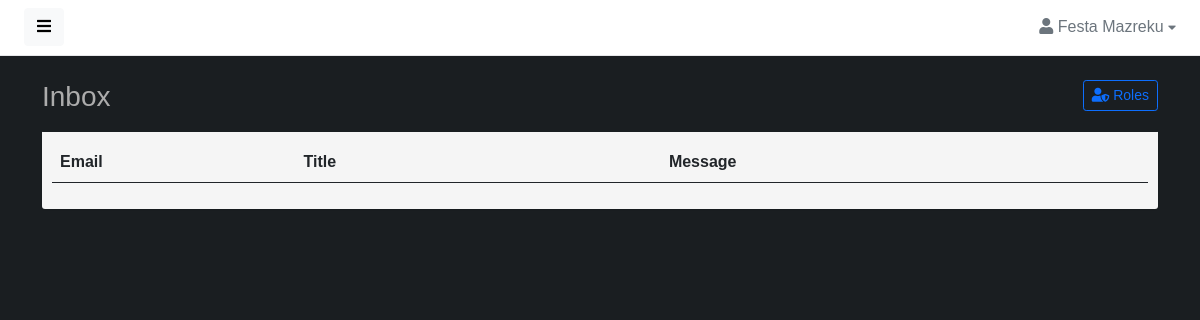
Before: /admin/inboxdb.php (signed in) with the older database file.
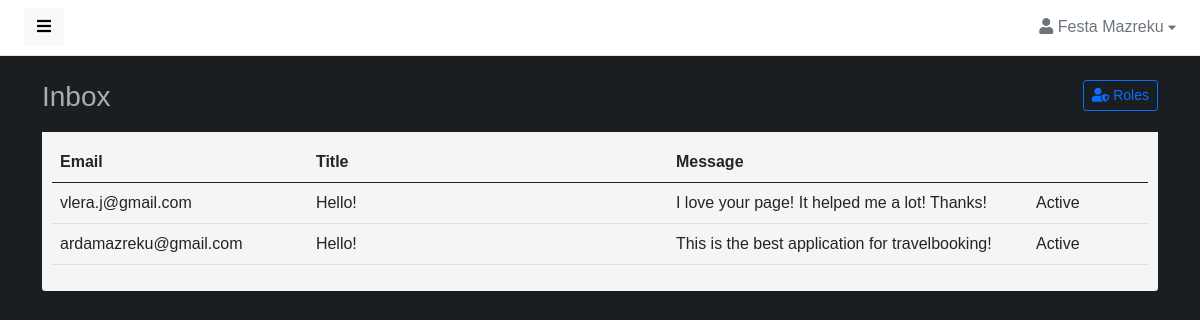
After: the same page with the newer database file.
### tables this page shows
CREATE TABLE IF NOT EXISTS `perdoruesi` (
  `id` int(10) NOT NULL AUTO_INCREMENT,
  `emri` varchar(30) NOT NULL,
  `mbiemri` varchar(30) NOT NULL,
  `email` varchar(30) NOT NULL,
  `password` varchar(30) NOT NULL,
  `roli` int(1) NOT NULL,
  PRIMARY KEY (`id`),
  KEY `roli` (`roli`)
);

CREATE TABLE IF NOT EXISTS `inbox` (
  `email` varchar(30) NOT NULL,
  `title` varchar(50) NOT NULL,
  `message` varchar(300) NOT NULL
);

### admin/inboxdb.php (the view, shortened to what this page needs)
<?php
if(isset($_SESSION['email']) && isset($_SESSION['roli'])) {
    if($_SESSION['roli'] == 1) {
        ?>
        <!DOCTYPE html>
        <html lang="en">
        <head>
            <link href="assets/vendor/fontawesome/css/fontawesome.min.css" rel="stylesheet">
            <link href="assets/vendor/fontawesome/css/solid.min.css" rel="stylesheet">
            <link href="assets/vendor/fontawesome/css/brands.min.css" rel="stylesheet">
            <link href="assets/vendor/bootstrap/css/bootstrap.min.css" rel="stylesheet">
            <link href="assets/vendor/datatables/datatables.min.css" rel="stylesheet">
            <link href="assets/css/master.css" rel="stylesheet">
        </head>
        <body>
        <div class="wrapper">
            <div id="body" class="active">
                <?php include 'src/components/navbarProfile.php'?>
                <div class="content">
                    <div class="container">
                        <div class="page-title">
                            <h3>Inbox
                                <a href="roles.php" class="btn btn-sm btn-outline-primary float-end"><i class="fas fa-user-shield"></i> Roles</a>
                            </h3>
                        </div>
                        <div class="box box-primary">
                            <div class="box-body">
                                <table width="100%" class="table table-hover" id="dataTables-example">
                                    <thead>
                                    <tr>
                                        <th class="col-lg-2">Email</th>
                                        <th class="col-lg-3">Title</th>
                                        <th class="col-lg-3">Message</th>
                                        <th class="col-lg-1"></th>
                                    </tr>
                                    </thead>
                                    <tbody>
                                    <?php
                                    require "../database/connect.php";
                                    $stmt = $connect->prepare("SELECT * FROM inbox");
                                    $stmt->execute();
                                    $result = $stmt->get_result();
                                    while($row = $result->fetch_assoc()):
                                        ?>
                                        <tr>
                                            <td><?= $row['email'] ?></td>
                                            <td><?= $row['title'] ?></td>
                                            <td><?= $row['message'] ?></td>
                                            <td>Active</td>
                                        </tr>
                                    <?php endwhile; ?>
                                    </tbody>
                                </table>
                            </div>
                        </div>
                    </div>
                </div>
            </div>
        </div>
        </body>
        </html>
        <?php
    }
    else {
        header("Location: index.php");
    }
}
else {
    header("Location: login.php");
}
?>

### admin/src/components/navbarProfile.php (shortened to what this page needs)
<?php
if(isset($_SESSION['email'])) {
$email = $_SESSION['email'];
?>
<?php
    require "../database/connect.php";
    $stmt = $connect->prepare("SELECT * FROM perdoruesi WHERE email='$email'");
    $stmt->execute();
    $result = $stmt->get_result();
    while($row = $result->fetch_assoc()):
?>
<nav class="navbar navbar-expand-lg navbar-white bg-white">
    <button type="button" id="sidebarCollapse" class="btn btn-light">
        <i class="fas fa-bars"></i><span></span>
    </button>
    <div class="collapse navbar-collapse" id="navbarSupportedContent">
        <ul class="nav navbar-nav ms-auto">
            <li class="nav-item dropdown">
                <div class="nav-dropdown">
                    <a href="#" id="nav2" class="nav-item nav-link dropdown-toggle text-secondary" data-bs-toggle="dropdown" aria-expanded="false">
                        <i class="fas fa-user"></i> <span><?= $row['emri'] ?> <?= $row['mbiemri'] ?></span> <i style="font-size: .8em;" class="fas fa-caret-down"></i>
                    </a>
                </div>
            </li>
        </ul>
    </div>
</nav>
<?php endwhile; ?>
<?php
}
else {
    echo'<script> location.replace("login.php"); </script>';
}
?>

Changed rows visible on the page:
added inbox: email "vlera.j@gmail.com", title "Hello!", message "I love your page! It helped me a lot! Thanks!"
added inbox: email "ardamazreku@gmail.com", title "Hello!", message "This is the best application for travelbooking!"
